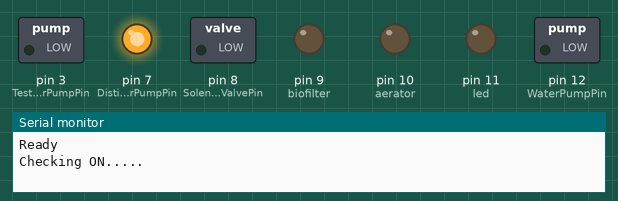
Simulated run of this sketch. Board: Arduino Uno, built with avr-gcc and run on an emulated ATmega328P. On the bench: switched loads named in the sketch (green lamp = pin HIGH), output pins drawn as LEDs (lit = HIGH), the last lines printed to the serial monitor.

Above: at 5.0 s.
At 12.5 s:
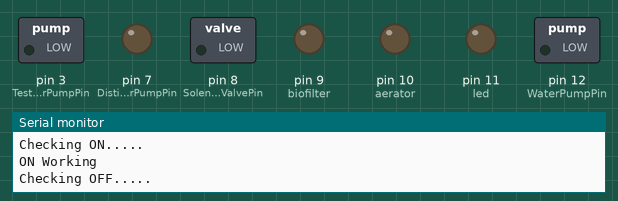
Timing chart, 0 to 19.5 s (numbered marks = the images above):
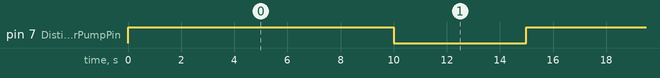

The sketch:

13.1.Actuators_Test1.ino
```cpp
#define TestWaterPumpPin 3  //Pin connected 5V water pump which is used for Testing Tank
#define DistilledWaterPumpPin 7  // Pin connected to 5V water connected which is used with distilled water to clean the sensors.
#define SolenoidValvePin 8    // Pin connected to 5V Solenoid (which is actually a water pump which is used as a virtual Solenoid)
#define biofilter 9  //Pin connected to 3V aerator which is connected to BioSponge(acts as aerator+biofilter)
#define aerator 10  //Pin connected to 9V aerator
#define led 11  //Pin connected to 9V Led bulbs
#define WaterPumpPin 12       // Pin connected to 12V water pump for Recirculation form Fish Tank to Biological Filter and Mechanical Filter(We made a single Filter which filters both Mechanical and Biological waste due to budget constrain)

void setup() {
  pinMode(TestWaterPumpPin, OUTPUT);
  pinMode(DistilledWaterPumpPin, OUTPUT);
  pinMode(SolenoidValvePin, OUTPUT);
  pinMode(biofilter, OUTPUT);
  pinMode(aerator, OUTPUT);
  //digitalWrite(aerator, LOW);  //We use LOW transmitter relay,so it sends electricity when digitalWrite is LOW
  pinMode(led,OUTPUT);
  pinMode(WaterPumpPin, OUTPUT);

  Serial.begin(9600);       //Initialize the serial monitor
  Serial.println("Ready");  //Test the serial monitor
}


void loop() {
// Code of Testing each actuator by ON and OFF
    Serial.println("Checking ON.....");
    digitalWrite(DistilledWaterPumpPin, HIGH);  // Turn on the water pump
    delay(10000);  // Wait for 20 seconds  as calculated from the reading taken at the time of testing
    Serial.println("ON Working");
    Serial.println("Checking OFF.....");
    digitalWrite(DistilledWaterPumpPin, LOW);   // Turn off the water pump
    delay(5000);
    Serial.println("OFF Working");
// Replace  with each actuator pin to test for each actuator to check whether each actuator is working or not.
}


//IDEA:-
// We will run Actuators in our RAS system in 2 modes i.e Passive Mode and Active Mode.
// In Passive mode we will run actutors in our Recirculation system continuously after a fixed time interval.
// In Active mode we will run actutors in our Recirculation system only if the values of ph,tds,turbidity are abnormal when compare with a threshold values(these threshold values depends on the type of fish beed we cultivate in our RAS aquaculture).
// There will be no change in the functionality of Sensors,Wifimodule and ML module irrespective of whether we use Active mode or Passive mode.The Active mode or Passive mode should only affect the Actutators.
// The Passive mode is very useful when the farmer want to run the RAS system at a particular time everyday,suppose at 6:00am morning and at 5:00pm evening everyday.Note that running RAS system in Passive mode required only actuators,there is no need of any sensors.So passive mode is like a dirt cheap automation in RAS system.
//The Active mode is useful when the farmer wants to run the RAS system only when abnormality in the ph,tds,turbidity parameters is found.So to run our RAS system we need both sensors(which are present in Testing kit) and actuators.
```

Measured:
- by itself, pin 7 (DistilledWaterPumpPin): alternates HIGH for 10.0 s and LOW for 5.0 s
